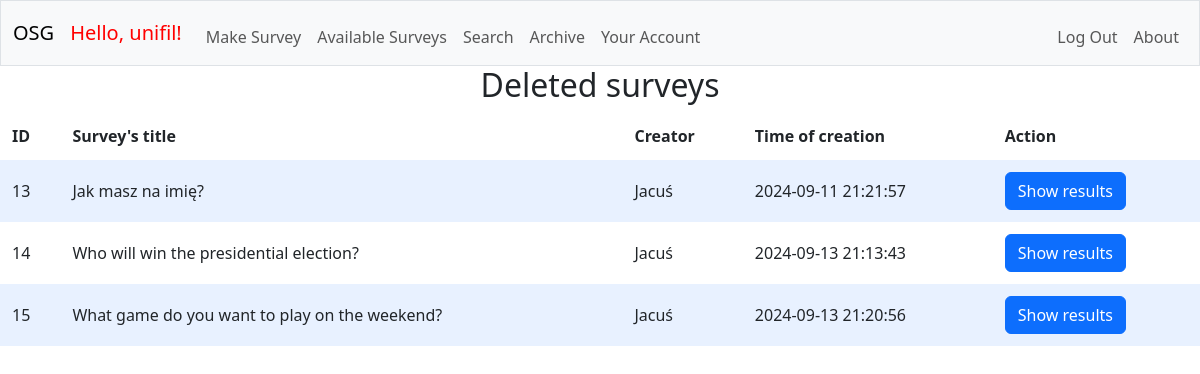
Page /archive (signed in) on the committed database.
### tables this page shows
CREATE TABLE surveys (id INTEGER PRIMARY KEY AUTOINCREMENT NOT NULL, creator TEXT NOT NULL, question TEXT NOT NULL, time DATETIME NOT NULL, status TEXT NOT NULL DEFAULT 'active', FOREIGN KEY (creator) REFERENCES users(id));

CREATE TABLE users (id INTEGER PRIMARY KEY AUTOINCREMENT NOT NULL, username TEXT NOT NULL, hash TEXT NOT NULL);

### app.py (the view)
@app.route("/archive")
@login_required
def archive():
    surveys = db.execute("SELECT surveys.id AS survey_id, surveys.question, surveys.time, users.username FROM surveys JOIN users ON users.id = surveys.creator WHERE status = 'deleted'")
    return render_template("archive.html", surveys=surveys)

### app.py (called while the page is built)
@app.after_request
def after_request(response):
    response.headers["Cache-Control"] = "no-cache, no-store, must-revalidate"
    response.headers["Expires"] = 0
    response.headers["Pragma"] = "no-cache"
    return response

### helpers.py (called while the page is built)
def login_required(f):
    @wraps(f) #keeps the attributes of the original function
    def decorated_function(*args, **kwargs):
        if session.get("user_id") is None:
            return redirect('/osurgen/login')
        return f(*args, **kwargs)
    return decorated_function

### templates/archive.html (shortened to what this page needs)
{% extends "layout.html" %}
{% block main %}
<h2 style="text-align: center";>Deleted surveys</h2>
<table>
    <thead>
        <tr>
            <th>ID</th>
            <th>Survey's title</th>
            <th>Creator</th>
            <th>Time of creation</th>
            <th>Action</th>
        </tr>
    </thead>
    <tbody>
        {% for survey in surveys %}
            <form action="/osurgen/handle_form" method="post">
                <tr>
                    <td>{{ survey['survey_id'] }}</td>
                    <td>{{ survey['question'] }}</td>
                    <td>{{ survey['username'] }}</td>
                    <td>{{ survey['time'] }}</td>
                    <td>
                        <button class="btn btn-primary" type="submit" name="action" value="results">Show results</button>
                    </td>
                </tr>
            </form>
        {% endfor %}
    </tbody>
</table>
{% endblock %}

### static/styles.css (style rules this page uses)
table { background-color: transparent; margin-bottom: 1rem; width: 100%; }
table th, table td { padding: 0.75rem; vertical-align: middle; }
tbody tr:nth-of-type(odd) { background-color: rgb(179, 208, 255, 0.3) }

### rows in the picture
surveys: survey_id "13", question "Jak masz na imię?", username "Jacuś", time "2024-09-11 21:21:57"
surveys: survey_id "14", question "Who will win the presidential election?", username "Jacuś", time "2024-09-13 21:13:43"
surveys: survey_id "15", question "What game do you want to play on the weekend?", username "Jacuś", time "2024-09-13 21:20:56"

### other values in the picture
{{ session["username"] }} "unifil"
